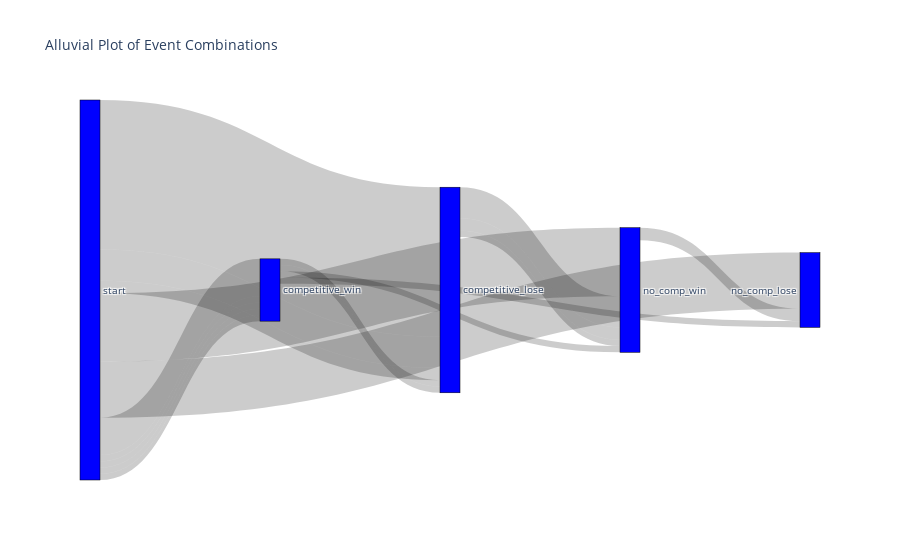

Notebook code for this chart:
### Code cell
import pandas as pd
import plotly.graph_objects as go

# Sample data based on your provided information
data = {
    'competitive_win': [False, False, False, False, False, False, True, True, True, True, True],
    'competitive_lose': [False, False, False, True, True, True, False, False, False, True, True],
    'no_comp_win': [False, False, True, False, True, True, False, False, True, False, True],
    'no_comp_lose': [False, True, False, False, False, True, False, True, False, False, False],
    'Count': [4, 9, 11, 24, 5, 2, 6, 1, 1, 1, 1]
}

# Convert data to DataFrame
df = pd.DataFrame(data)

# Create a list of labels
labels = ["start", "competitive_win", "competitive_lose", "no_comp_win", "no_comp_lose"]

# Initialize source, target, and value lists
source = []
target = []
value = []

# Map combinations to indices
label_to_index = {label: idx for idx, label in enumerate(labels)}

# Generate source, target, and value lists
for idx, row in df.iterrows():
    current_index = label_to_index["start"]  # Start index for each row
    for event in labels[1:]:
        if row[event]:
            source.append(current_index)
            target.append(label_to_index[event])
            value.append(row['Count'])
            current_index = label_to_index[event]

# Create the alluvial plot using plotly
fig = go.Figure(data=[go.Sankey(
    node=dict(
        pad=15,
        thickness=20,
        line=dict(color="black", width=0.5),
        label=labels,
        color="blue"
    ),
    link=dict(
        source=source,
        target=target,
        value=value
    )
)])

fig.update_layout(title_text="Alluvial Plot of Event Combinations", font_size=10)
fig.show()

### Figure 1 — Plotly figure (JSON) as saved in the notebook; plotly's stock layout.template omitted (floating-point values rounded to 4 significant figures)
{"data": [{"link": {"source": [0, 0, 0, 0, 2, 0, 2, 3, 0, 0, 1, 0, 1, 0, 1, 0, 1, 2], "target": [4, 3, 2, 2, 3, 2, 3, 4, 1, 1, 4, 1, 3, 1, 2, 1, 2, 3], "value": [9, 11, 24, 5, 5, 2, 2, 2, 6, 1, 1, 1, 1, 1, 1, 1, 1, 1]}, "node": {"color": "blue", "label": ["start", "competitive_win", "competitive_lose", "no_comp_win", "no_comp_lose"], "line": {"color": "black", "width": 0.5}, "pad": 15, "thickness": 20}, "type": "sankey"}], "layout": {"font": {"size": 10}, "title": {"text": "Alluvial Plot of Event Combinations"}}}
